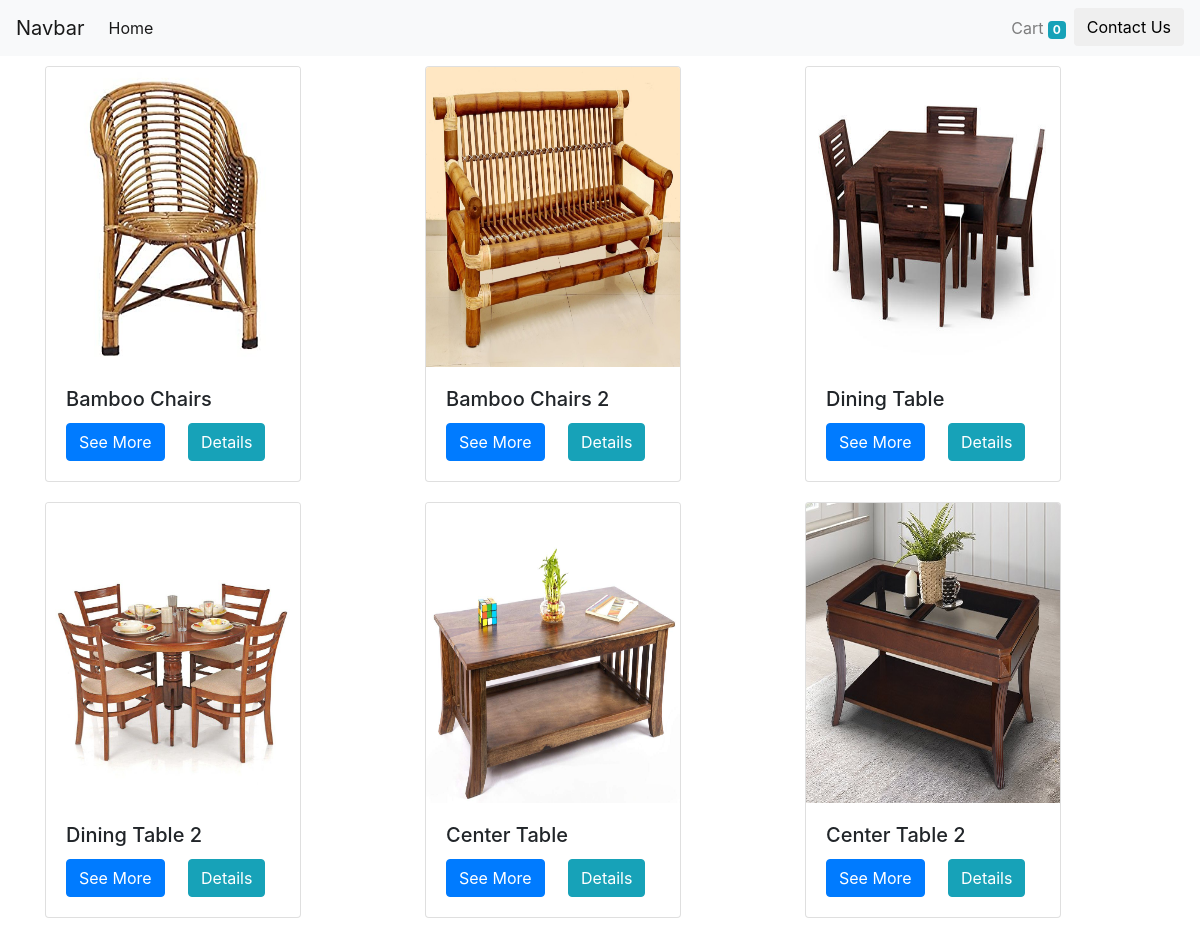
The page / on the database its author committed.
### myapp/models.py (models this page shows, shortened)
class Product(models.Model):
    title = models.CharField(max_length=250)
    slug = models.SlugField(blank=True, unique=True)
    price = models.IntegerField()
    description = models.TextField()
    image = models.ImageField(upload_to='store/images', null=True, blank=True)
    def get_absolute_url(self):
        return "/{slug}/".format(slug=self.slug)

### myapp/views.py (the view)
# urls.py: 2. Add a URL to urlpatterns:  path('', views.home, name='home')
def home(request):
    product = Product.objects.all()
    context = {
        'product': product
    }
    cart = request.session.get('cart')
    print(cart)
    return render(request, template_name='myapp/home.html', context=context)

### myapp/templates/myapp/home.html (shortened to what this page needs)
{% extends "./base.html" %}
{% block content %}
<div class="container">
    <div class="row">
        {% for item in product %}
        <div class="col-10 col-md-4 col-sm-6 col-xs-6 product mx-auto">
            <div class="card h-100" style="width: 16rem;">
                <img class="card-img-top " style="height: 300px;" src="{{item.image.url}}" alt="Card image cap">
                <div class="card-body">
                    <h5 class="card-title">{{ item.title }}</h5>
                    <div class="row">
                        <div class="col-6">
                            <a href="{{ item.get_absolute_url }}" class="btn btn-primary">See More</a>
                        </div>
                        <div class="col-6">
                            <button type="button" class="btn btn-info" data-toggle="modal" data-target="#Details">
                                Details
                            </button>
                        </div>
                    </div>
                </div>
            </div>
        </div>
        {% endfor %}
    </div>
</div>
{% endblock %}

### myapp/templates/myapp/base.html (shortened to what this page needs)
<!doctype html>
<html lang="en">
<head>
    <link rel="stylesheet" href="https://maxcdn.bootstrapcdn.com/bootstrap/4.0.0/css/bootstrap.min.css"
>
</head>
<body>
    <nav class="navbar navbar-expand-lg navbar-light bg-light">
        <a class="navbar-brand" href="#">Navbar</a>
        <div class="collapse navbar-collapse" id="navbarSupportedContent">
            <ul class="navbar-nav mr-auto">
                <li class="nav-item active">
                    <a class="nav-link" href="/">Home <span class="sr-only">(current)</span></a>
                </li>
            </ul>
            <ul class="navbar-nav ml-auto">
                <li class="nav-item">
                    <a class="nav-link" href="/cart">Cart <span
                            class="badge badge-info">{{request.session.cart | length}}</span></a>
                </li>
                <li class="nav-item">
                    <button type="button" class="btn btn-Info" data-toggle="modal" data-target="#exampleModal"
                        data-whatever="@fat">Contact Us</button>
                </li>
            </ul>
        </div>
    </nav>
    {% block content %}
    {% endblock %}
</body>
</html>

### myapp/templates/myapp/home.html (style rules this page uses)
.product { margin-top: 10px; margin-bottom: 10px; }

### rows shown on the page
Product: image (picture), title "Bamboo Chairs"
Product: image (picture), title "Bamboo Chairs 2"
Product: image (picture), title "Dining Table"
Product: image (picture), title "Dining Table 2"
Product: image (picture), title "Center Table"
Product: image (picture), title "Center Table 2"

### other values the page prints
{{ request.session.cart | length }} "0"
